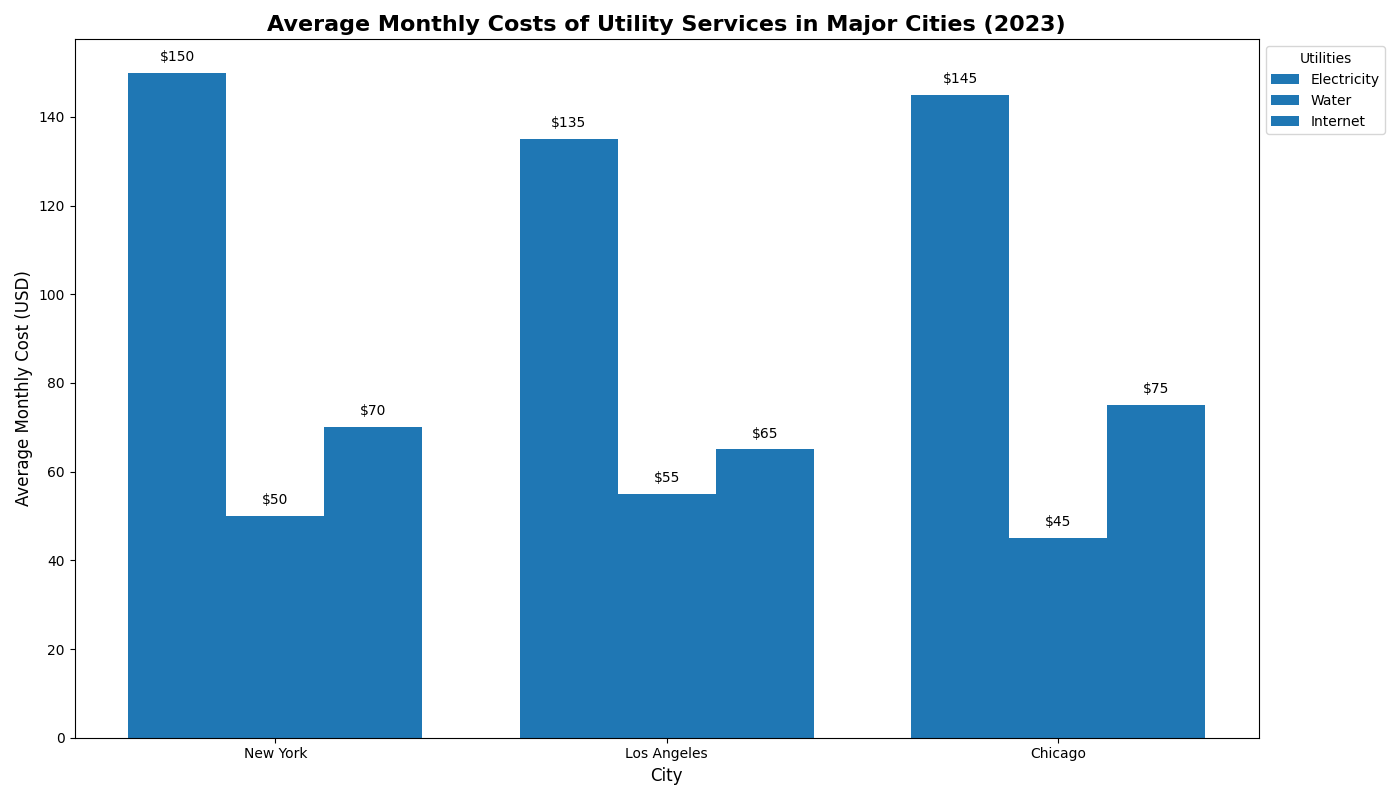

The Python source for this figure:
import matplotlib.pyplot as plt
import numpy as np

cities = ['New York', 'Los Angeles', 'Chicago']
utilities = ['Electricity', 'Water', 'Internet']

electricity_cost = [150, 135, 145]
water_cost = [50, 55, 45]
internet_cost = [70, 65, 75]

data = np.array([electricity_cost, water_cost, internet_cost])

bar_width = 0.25
index = np.arange(len(cities))

# Use a single color for all utilities
uniform_color = '#1f77b4'

fig, ax = plt.subplots(figsize=(14, 8))

# Plot each utility's data with the same color
for i in range(len(utilities)):
    ax.bar(index + i * bar_width, data[i], bar_width, label=utilities[i], color=uniform_color)

ax.set_xlabel('City', fontsize=12)
ax.set_ylabel('Average Monthly Cost (USD)', fontsize=12)
ax.set_title('Average Monthly Costs of Utility Services in Major Cities (2023)', fontsize=16, fontweight='bold')
ax.set_xticks(index + bar_width)
ax.set_xticklabels(cities)

for i in range(len(utilities)):
    for j in range(len(cities)):
        ax.text(index[j] + i * bar_width, data[i][j] + 2, 
                f'${data[i][j]:.0f}', ha='center', va='bottom', fontsize=10)

ax.legend(title='Utilities', loc='upper left', bbox_to_anchor=(1, 1), fontsize=10)

plt.tight_layout()
plt.show()
